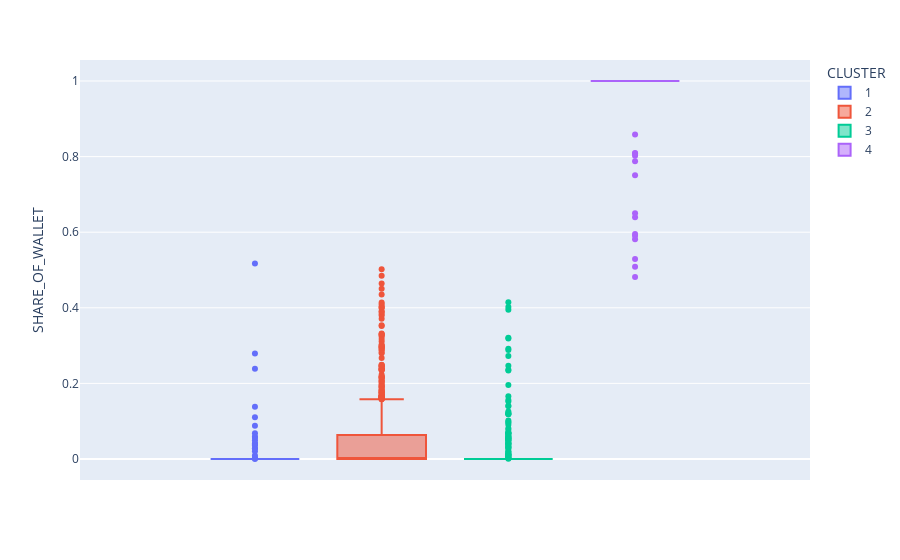
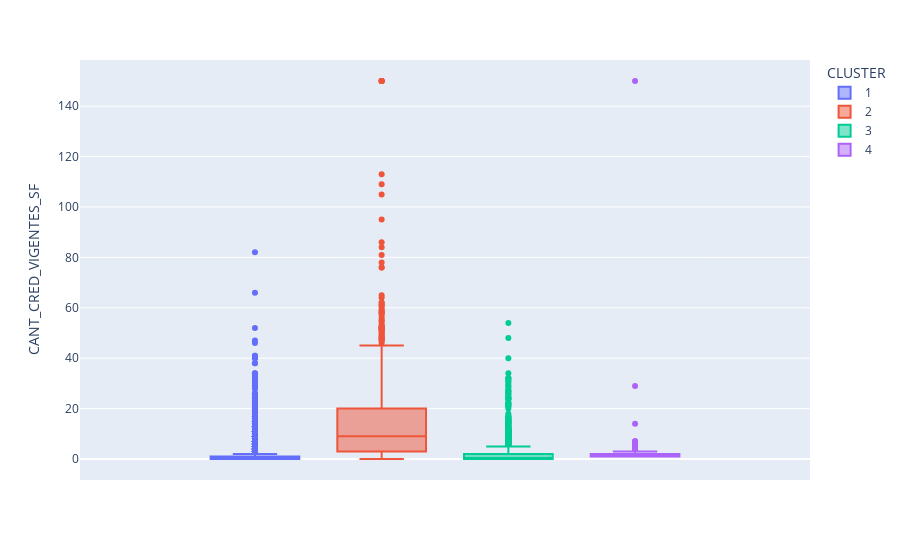
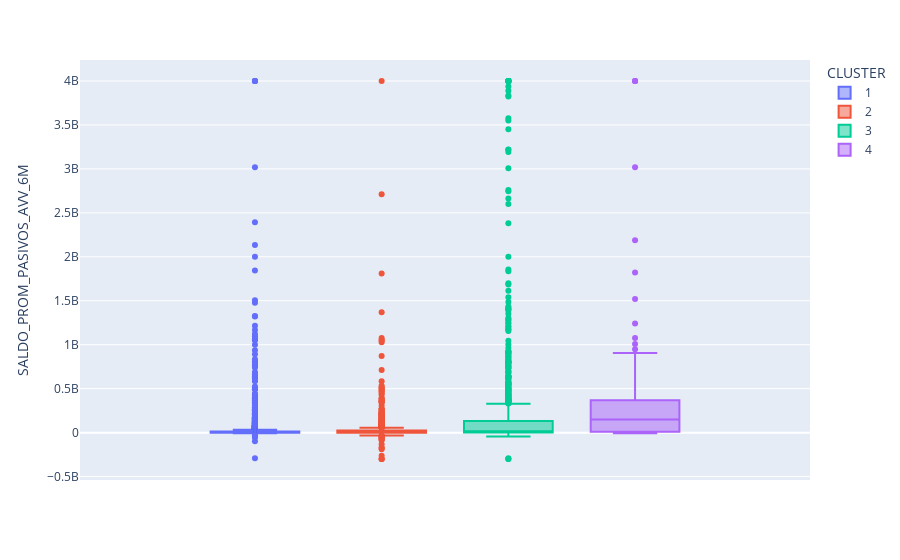
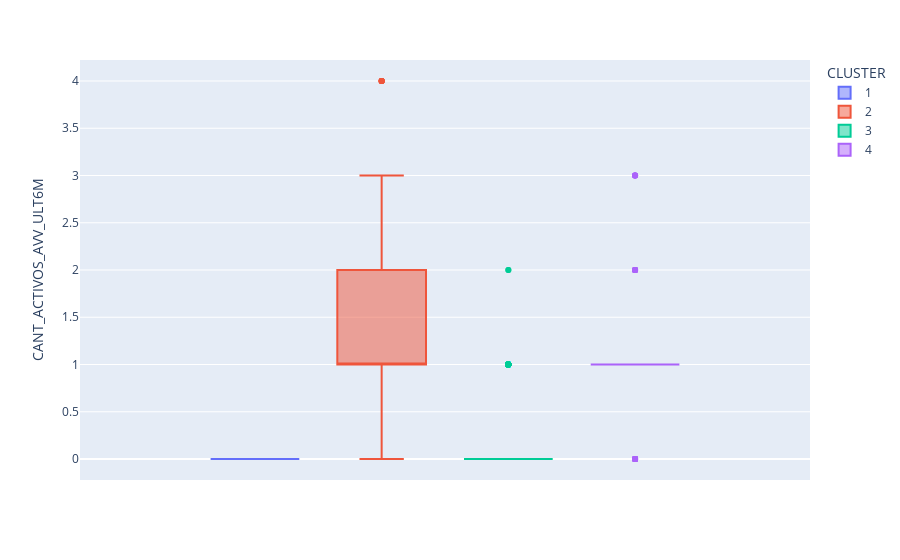

Notebook source saved alongside these figures, in order:
### Code cell
# Ploteamos Boxplots por cada variable y cluster
for i in range(len(cols_plot)):
  
        
        # Visualizamos el par de variables
      
        print('cantidad de 0s')
        print(len(df_modelo[df_modelo[cols_plot[i]]==0]))
        print(len(df_modelo[df_modelo[cols_plot[i]]==0])/df_modelo.shape[0] )
        
        
        fig = px.box(df_modelo, y =cols_plot[i], color='CLUSTER')
        fig.show()
#         pio.write_image(fig, 'escenario4_k6_scatter_plot_{}_{}.png'.format(cols_plot[i], cols_plot[j]))

### Figure 1 — Plotly figure (JSON) as saved in the notebook; plotly's stock layout.template omitted (floating-point values rounded to 4 significant figures; data arrays with more than 128 entries replaced by an {"elided": "..."} marker saying what was removed)
{"data": [{"alignmentgroup": "True", "hovertemplate": "CLUSTER=1<br>SHARE_OF_WALLET=%{y}<extra></extra>", "legendgroup": "1", "marker": {"color": "#636efa"}, "name": "1", "notched": false, "offsetgroup": "1", "orientation": "v", "showlegend": true, "type": "box", "x0": " ", "xaxis": "x", "y": {"elided": "2012 float values"}, "y0": " ", "yaxis": "y"}, {"alignmentgroup": "True", "hovertemplate": "CLUSTER=2<br>SHARE_OF_WALLET=%{y}<extra></extra>", "legendgroup": "2", "marker": {"color": "#EF553B"}, "name": "2", "notched": false, "offsetgroup": "2", "orientation": "v", "showlegend": true, "type": "box", "x0": " ", "xaxis": "x", "y": {"elided": "832 float values"}, "y0": " ", "yaxis": "y"}, {"alignmentgroup": "True", "hovertemplate": "CLUSTER=3<br>SHARE_OF_WALLET=%{y}<extra></extra>", "legendgroup": "3", "marker": {"color": "#00cc96"}, "name": "3", "notched": false, "offsetgroup": "3", "orientation": "v", "showlegend": true, "type": "box", "x0": " ", "xaxis": "x", "y": {"elided": "1037 float values"}, "y0": " ", "yaxis": "y"}, {"alignmentgroup": "True", "hovertemplate": "CLUSTER=4<br>SHARE_OF_WALLET=%{y}<extra></extra>", "legendgroup": "4", "marker": {"color": "#ab63fa"}, "name": "4", "notched": false, "offsetgroup": "4", "orientation": "v", "showlegend": true, "type": "box", "x0": " ", "xaxis": "x", "y": [1, 1, 1, 1, 0.8081, 1, 1, 1, 1, 1, 1, 1, 1, 1, 1, 1, 1, 1, 0.8584, 1, 1, 0.5087, 1, 1, 0.7877, 0.6397, 1, 1, 1, 1, 1, 1, 1, 1, 0.529, 1, 1, 1, 1, 1, 1, 1, 1, 1, 1, 0.5952, 1, 1, 1, 1, 0.8098, 1, 1, 1, 1, 0.5907, 1, 1, 1, 1, 1, 1, 1, 1, 1, 1, 1, 1, 1, 1, 0.7509, 1, 1, 1, 1, 0.8021, 1, 1, 1, 1, 1, 0.6501, 1, 0.5813, 0.4812, 1, 1], "y0": " ", "yaxis": "y"}], "layout": {"boxmode": "group", "legend": {"title": {"text": "CLUSTER"}, "tracegroupgap": 0}, "margin": {"t": 60}, "xaxis": {"anchor": "y", "domain": [0, 1]}, "yaxis": {"anchor": "x", "domain": [0, 1], "title": {"text": "SHARE_OF_WALLET"}}}}

### Figure 2 — Plotly figure (JSON) as saved in the notebook; plotly's stock layout.template omitted (floating-point values rounded to 4 significant figures; data arrays with more than 128 entries replaced by an {"elided": "..."} marker saying what was removed)
{"data": [{"alignmentgroup": "True", "hovertemplate": "CLUSTER=1<br>CANT_CRED_VIGENTES_SF=%{y}<extra></extra>", "legendgroup": "1", "marker": {"color": "#636efa"}, "name": "1", "notched": false, "offsetgroup": "1", "orientation": "v", "showlegend": true, "type": "box", "x0": " ", "xaxis": "x", "y": {"elided": "2012 int values"}, "y0": " ", "yaxis": "y"}, {"alignmentgroup": "True", "hovertemplate": "CLUSTER=2<br>CANT_CRED_VIGENTES_SF=%{y}<extra></extra>", "legendgroup": "2", "marker": {"color": "#EF553B"}, "name": "2", "notched": false, "offsetgroup": "2", "orientation": "v", "showlegend": true, "type": "box", "x0": " ", "xaxis": "x", "y": {"elided": "832 int values"}, "y0": " ", "yaxis": "y"}, {"alignmentgroup": "True", "hovertemplate": "CLUSTER=3<br>CANT_CRED_VIGENTES_SF=%{y}<extra></extra>", "legendgroup": "3", "marker": {"color": "#00cc96"}, "name": "3", "notched": false, "offsetgroup": "3", "orientation": "v", "showlegend": true, "type": "box", "x0": " ", "xaxis": "x", "y": {"elided": "1037 int values"}, "y0": " ", "yaxis": "y"}, {"alignmentgroup": "True", "hovertemplate": "CLUSTER=4<br>CANT_CRED_VIGENTES_SF=%{y}<extra></extra>", "legendgroup": "4", "marker": {"color": "#ab63fa"}, "name": "4", "notched": false, "offsetgroup": "4", "orientation": "v", "showlegend": true, "type": "box", "x0": " ", "xaxis": "x", "y": [1, 5, 1, 1, 150, 3, 1, 1, 1, 1, 2, 1, 1, 1, 2, 1, 1, 1, 3, 1, 1, 2, 1, 1, 7, 2, 1, 1, 1, 1, 2, 2, 2, 1, 14, 3, 1, 1, 1, 2, 1, 1, 1, 1, 1, 4, 1, 1, 1, 1, 6, 1, 1, 1, 2, 2, 2, 1, 1, 1, 1, 2, 1, 1, 1, 1, 1, 1, 1, 1, 4, 1, 1, 1, 1, 7, 1, 1, 1, 6, 5, 4, 1, 29, 2, 3, 3], "y0": " ", "yaxis": "y"}], "layout": {"boxmode": "group", "legend": {"title": {"text": "CLUSTER"}, "tracegroupgap": 0}, "margin": {"t": 60}, "xaxis": {"anchor": "y", "domain": [0, 1]}, "yaxis": {"anchor": "x", "domain": [0, 1], "title": {"text": "CANT_CRED_VIGENTES_SF"}}}}

### Figure 3 — Plotly figure (JSON) as saved in the notebook; plotly's stock layout.template omitted (floating-point values rounded to 4 significant figures; data arrays with more than 128 entries replaced by an {"elided": "..."} marker saying what was removed)
{"data": [{"alignmentgroup": "True", "hovertemplate": "CLUSTER=1<br>SALDO_PROM_PASIVOS_AVV_6M=%{y}<extra></extra>", "legendgroup": "1", "marker": {"color": "#636efa"}, "name": "1", "notched": false, "offsetgroup": "1", "orientation": "v", "showlegend": true, "type": "box", "x0": " ", "xaxis": "x", "y": {"elided": "2012 float values"}, "y0": " ", "yaxis": "y"}, {"alignmentgroup": "True", "hovertemplate": "CLUSTER=2<br>SALDO_PROM_PASIVOS_AVV_6M=%{y}<extra></extra>", "legendgroup": "2", "marker": {"color": "#EF553B"}, "name": "2", "notched": false, "offsetgroup": "2", "orientation": "v", "showlegend": true, "type": "box", "x0": " ", "xaxis": "x", "y": {"elided": "832 float values"}, "y0": " ", "yaxis": "y"}, {"alignmentgroup": "True", "hovertemplate": "CLUSTER=3<br>SALDO_PROM_PASIVOS_AVV_6M=%{y}<extra></extra>", "legendgroup": "3", "marker": {"color": "#00cc96"}, "name": "3", "notched": false, "offsetgroup": "3", "orientation": "v", "showlegend": true, "type": "box", "x0": " ", "xaxis": "x", "y": {"elided": "1037 float values"}, "y0": " ", "yaxis": "y"}, {"alignmentgroup": "True", "hovertemplate": "CLUSTER=4<br>SALDO_PROM_PASIVOS_AVV_6M=%{y}<extra></extra>", "legendgroup": "4", "marker": {"color": "#ab63fa"}, "name": "4", "notched": false, "offsetgroup": "4", "orientation": "v", "showlegend": true, "type": "box", "x0": " ", "xaxis": "x", "y": [905000000.0, 270000000.0, 2.72, 180300000.0, 289800000.0, 369600000.0, 175100000.0, 15690000.0, 281600000.0, 207300000.0, 413000000.0, 0, 655700000.0, 727900000.0, -1830.0, 130200000.0, 0, 4000000000, 407400000.0, -6520000.0, 1991.0, 15240000.0, 279100000.0, 313400000.0, 69920000.0, 51080000.0, 91880000.0, 136700000.0, 150700000.0, 25920000.0, 363700000.0, 1.18, 3019000000.0, 1822000000.0, 26360000.0, 2.45, 4000000000, 1181000.0, 460300000.0, 5092, 128100000.0, 117600000.0, 366800000.0, 226300000.0, 3272000.0, 36110000.0, 10050000.0, 107400000.0, 56850000.0, 9922000.0, 1167000.0, 78990000.0, 589900000.0, 9646000.0, 0, 0, 236400000.0, 235200000.0, 398300000.0, 894300000.0, 1521000000.0, 209800000.0, 359500000.0, 2188000000.0, 1.25, 35420000.0, 216100000.0, 1009000000.0, 6861000.0, 91680000.0, 258800000.0, 336800000.0, 167600000.0, 4000000000, 1077000000.0, 39500000.0, 1242000000.0, 163000000.0, 15090000.0, 693900000.0, 269600000.0, 0.06, 30773745, 1505000.0, 2.79, 949400000.0, 52620000.0], "y0": " ", "yaxis": "y"}], "layout": {"boxmode": "group", "legend": {"title": {"text": "CLUSTER"}, "tracegroupgap": 0}, "margin": {"t": 60}, "xaxis": {"anchor": "y", "domain": [0, 1]}, "yaxis": {"anchor": "x", "domain": [0, 1], "title": {"text": "SALDO_PROM_PASIVOS_AVV_6M"}}}}

### Figure 4 — Plotly figure (JSON) as saved in the notebook; plotly's stock layout.template omitted (floating-point values rounded to 4 significant figures; data arrays with more than 128 entries replaced by an {"elided": "..."} marker saying what was removed)
{"data": [{"alignmentgroup": "True", "hovertemplate": "CLUSTER=1<br>CANT_ACTIVOS_AVV_ULT6M=%{y}<extra></extra>", "legendgroup": "1", "marker": {"color": "#636efa"}, "name": "1", "notched": false, "offsetgroup": "1", "orientation": "v", "showlegend": true, "type": "box", "x0": " ", "xaxis": "x", "y": {"elided": "2012 int values"}, "y0": " ", "yaxis": "y"}, {"alignmentgroup": "True", "hovertemplate": "CLUSTER=2<br>CANT_ACTIVOS_AVV_ULT6M=%{y}<extra></extra>", "legendgroup": "2", "marker": {"color": "#EF553B"}, "name": "2", "notched": false, "offsetgroup": "2", "orientation": "v", "showlegend": true, "type": "box", "x0": " ", "xaxis": "x", "y": {"elided": "832 int values"}, "y0": " ", "yaxis": "y"}, {"alignmentgroup": "True", "hovertemplate": "CLUSTER=3<br>CANT_ACTIVOS_AVV_ULT6M=%{y}<extra></extra>", "legendgroup": "3", "marker": {"color": "#00cc96"}, "name": "3", "notched": false, "offsetgroup": "3", "orientation": "v", "showlegend": true, "type": "box", "x0": " ", "xaxis": "x", "y": {"elided": "1037 int values"}, "y0": " ", "yaxis": "y"}, {"alignmentgroup": "True", "hovertemplate": "CLUSTER=4<br>CANT_ACTIVOS_AVV_ULT6M=%{y}<extra></extra>", "legendgroup": "4", "marker": {"color": "#ab63fa"}, "name": "4", "notched": false, "offsetgroup": "4", "orientation": "v", "showlegend": true, "type": "box", "x0": " ", "xaxis": "x", "y": [0, 1, 1, 1, 3, 1, 0, 1, 1, 1, 1, 1, 1, 1, 1, 1, 2, 2, 3, 1, 1, 1, 2, 0, 0, 2, 0, 2, 1, 1, 2, 1, 1, 1, 1, 1, 2, 0, 1, 1, 0, 1, 1, 0, 1, 3, 1, 0, 1, 0, 1, 1, 1, 1, 1, 1, 0, 0, 1, 1, 0, 3, 1, 0, 2, 1, 1, 0, 1, 1, 1, 1, 1, 1, 1, 1, 2, 1, 0, 1, 3, 1, 1, 2, 1, 2, 0], "y0": " ", "yaxis": "y"}], "layout": {"boxmode": "group", "legend": {"title": {"text": "CLUSTER"}, "tracegroupgap": 0}, "margin": {"t": 60}, "xaxis": {"anchor": "y", "domain": [0, 1]}, "yaxis": {"anchor": "x", "domain": [0, 1], "title": {"text": "CANT_ACTIVOS_AVV_ULT6M"}}}}
